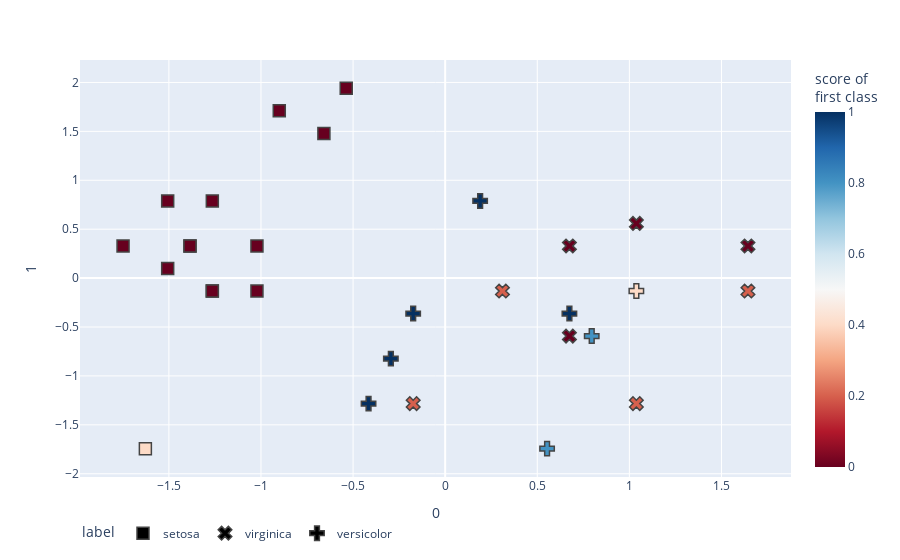

Notebook code for this chart:
### Code cell
import plotly.express as px

fig = px.scatter(
    X_test, x=0, y=1,
    color=y_score, color_continuous_scale='RdBu',
    symbol=Y_test, symbol_map={'0': 'square-dot', '1': 'circle-dot'},
    labels={'symbol': 'label', 'color': 'score of <br>first class'}
)
fig.update_traces(marker_size=12, marker_line_width=1.5)
fig.update_layout(legend_orientation='h')
fig.show()

### Figure 1 — Plotly figure (JSON) as saved in the notebook; plotly's stock layout.template omitted (floating-point values rounded to 4 significant figures)
{"data": [{"hovertemplate": "label=setosa<br>0=%{x}<br>1=%{y}<br>score of <br>first class=%{marker.color}<extra></extra>", "legendgroup": "setosa", "marker": {"color": [0, 0, 0, 0, 0, 0, 0, 0, 0, 0, 0.4, 0, 0, 0], "coloraxis": "coloraxis", "line": {"width": 1.5}, "size": 12, "symbol": "square"}, "mode": "markers", "name": "setosa", "orientation": "v", "showlegend": true, "type": "scatter", "x": [-1.507, -1.507, -1.264, -1.264, -1.022, -1.264, -0.6583, -1.749, -1.022, -0.5372, -1.628, -1.385, -1.385, -0.9007], "xaxis": "x", "y": [0.7888, 0.09822, -0.132, 0.7888, -0.132, -0.132, 1.479, 0.3284, 0.3284, 1.94, -1.743, 0.3284, 0.3284, 1.71], "yaxis": "y"}, {"hovertemplate": "label=virginica<br>0=%{x}<br>1=%{y}<br>score of <br>first class=%{marker.color}<extra></extra>", "legendgroup": "virginica", "marker": {"color": [0.2, 0.2, 0.2, 0, 0, 0, 0.2, 0], "coloraxis": "coloraxis", "line": {"width": 1.5}, "size": 12, "symbol": "x"}, "mode": "markers", "name": "virginica", "orientation": "v", "showlegend": true, "type": "scatter", "x": [-0.1737, 1.644, 1.038, 0.6745, 1.038, 0.6745, 0.311, 1.644], "xaxis": "x", "y": [-1.283, -0.132, -1.283, -0.5924, 0.5586, 0.3284, -0.132, 0.3284], "yaxis": "y"}, {"hovertemplate": "label=versicolor<br>0=%{x}<br>1=%{y}<br>score of <br>first class=%{marker.color}<extra></extra>", "legendgroup": "versicolor", "marker": {"color": [1, 0.8, 1, 1, 0.4, 1, 1, 0.8], "coloraxis": "coloraxis", "line": {"width": 1.5}, "size": 12, "symbol": "cross"}, "mode": "markers", "name": "versicolor", "orientation": "v", "showlegend": true, "type": "scatter", "x": [0.1898, 0.7957, -0.1737, -0.416, 1.038, 0.6745, -0.2948, 0.5533], "xaxis": "x", "y": [0.7888, -0.5924, -0.3622, -1.283, -0.132, -0.3622, -0.8226, -1.743], "yaxis": "y"}], "layout": {"coloraxis": {"colorbar": {"title": {"text": "score of <br>first class"}}, "colorscale": [[0, "rgb(103,0,31)"], [0.1, "rgb(178,24,43)"], [0.2, "rgb(214,96,77)"], [0.3, "rgb(244,165,130)"], [0.4, "rgb(253,219,199)"], [0.5, "rgb(247,247,247)"], [0.6, "rgb(209,229,240)"], [0.7, "rgb(146,197,222)"], [0.8, "rgb(67,147,195)"], [0.9, "rgb(33,102,172)"], [1, "rgb(5,48,97)"]]}, "legend": {"orientation": "h", "title": {"text": "label"}, "tracegroupgap": 0}, "margin": {"t": 60}, "xaxis": {"anchor": "y", "domain": [0, 1], "title": {"text": "0"}}, "yaxis": {"anchor": "x", "domain": [0, 1], "title": {"text": "1"}}}}
